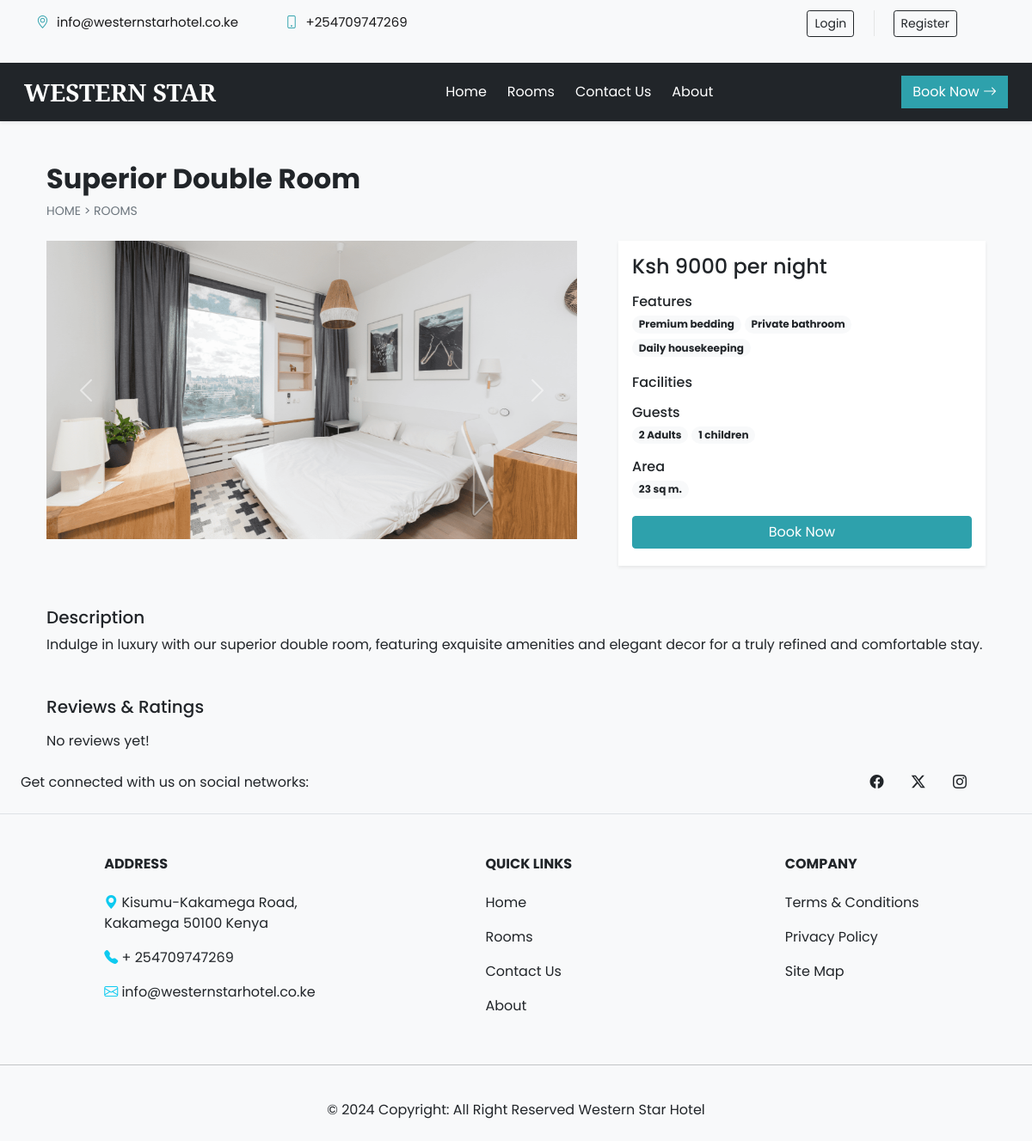
/room_details.php?id=8, run on the app's committed database.
### tables this page shows
CREATE TABLE `contact_details` (
  `sr_no` int(11) NOT NULL,
  `address` varchar(50) NOT NULL,
  `gmap` varchar(100) NOT NULL,
  `pn1` bigint(20) NOT NULL,
  `pn2` bigint(20) NOT NULL,
  `email` varchar(100) NOT NULL,
  `fb` varchar(100) NOT NULL,
  `insta` varchar(100) NOT NULL,
  `tw` varchar(100) NOT NULL,
  `iframe` varchar(300) NOT NULL
);

CREATE TABLE `rooms` (
  `id` int(11) NOT NULL,
  `name` varchar(150) NOT NULL,
  `area` int(11) NOT NULL,
  `price` int(11) NOT NULL,
  `quantity` int(11) NOT NULL,
  `adult` int(11) NOT NULL,
  `children` int(11) NOT NULL,
  `description` varchar(350) NOT NULL,
  `status` tinyint(4) NOT NULL DEFAULT 1,
  `removed` int(11) NOT NULL DEFAULT 0
);

CREATE TABLE `room_images` (
  `sr_no` int(11) NOT NULL,
  `room_id` int(11) NOT NULL,
  `image` varchar(150) NOT NULL,
  `thumb` tinyint(4) NOT NULL DEFAULT 0
);

CREATE TABLE `features` (
  `id` int(11) NOT NULL,
  `name` varchar(50) NOT NULL
);

### admin/inc/db_config.php (called while the page is built, shortened)
<?php
    function select($sql,$values,$datatypes)
    {
        $con = $GLOBALS['con'];
        if($stmt = mysqli_prepare($con,$sql))
        {
            mysqli_stmt_bind_param($stmt,$datatypes,...$values);
            if(mysqli_stmt_execute($stmt)){
                $res = mysqli_stmt_get_result($stmt);
                return $res;
            }
            else{
                mysqli_stmt_close($stmt);
                die("Query cannot be executed - Select");
            }
        }
        else{
            die("Query cannot be prepared - Select");
        }
    }
?>

### room_details.php (the view, shortened to what this page needs)
<!DOCTYPE html>
<html lang="en">
<head>
    <?php require('inc/links.php'); ?>
</head>
<body class="bg-light">
    <?php require('inc/header.php'); ?>
    <?php
        $data = filteration($_GET);
        $room_res = select("SELECT * FROM `rooms` WHERE `id`=? AND `status`=? AND `removed`=?",[$data['id'],1,0],'iii');
        $room_data = mysqli_fetch_assoc($room_res);
    ?>
    <div class="container">
        <div class="row">
            <div class="col-12 my-5 mb-4 px-4">
                <h2 class="fw-bold"><?php echo $room_data['name'] ?></h2>
                <div style="font-size: 14px;">
                    <a href="index.php" class="text-secondary text-decoration-none">HOME</a>
                    <span class="text-secondary"> > </span>
                    <a href="rooms.php" class="text-secondary text-decoration-none">ROOMS</a>
                </div>
            </div>
            <div class="col-lg-7 col-md-12 px-4">
                <div id="roomCarousel" class="carousel slide" data-bs-ride="carousel">
                    <div class="carousel-inner">
                        <?php
                            $room_img = ROOMS_IMG_PATH."thumbnail.jpg";
                            $img_q = mysqli_query($con,"SELECT * FROM `room_images` WHERE `room_id`='$room_data[id]'");
                            if(mysqli_num_rows($img_q)>0)
                            {
                                $active_class = 'active';
                                while($img_res = mysqli_fetch_assoc($img_q))
                                {
                                    echo"
                                    <div class='carousel-item $active_class'>
                                        <img src='".ROOMS_IMG_PATH.$img_res['image']."' class='d-block w-100 rounded-0' alt='room-image'>
                                    </div>
                                    ";
                                    $active_class='';
                                }
                            }
                            else{
                                echo"<div class='carousel-item active'>
                                    <img src='$room_img' class='d-block w-100' alt='room-image'>
                                </div>";
                            }
                        ?>
                    </div>
                    <button class="carousel-control-prev" type="button" data-bs-target="#roomCarousel" data-bs-slide="prev">
                        <span class="carousel-control-prev-icon" aria-hidden="true"></span>
                    </button>
                    <button class="carousel-control-next" type="button" data-bs-target="#roomCarousel" data-bs-slide="next">
                        <span class="carousel-control-next-icon" aria-hidden="true"></span>
                    </button>
                </div>
            </div>
            <div class="col-lg-5 col-md-12 px-4">
                <div class="card mb-4 border-0 shadow-sm rounded-0">
                    <div class="card-body">
                        <?php
                            echo<<<price
                                <h4>Ksh $room_data[price] per night</h4>
                            price;
                            $fea_q = mysqli_query($con,"SELECT f.name FROM `features` f INNER JOIN `room_features` rfea ON f.id = rfea.features_id WHERE rfea.room_id = '$room_data[id]'");
                            $features_data = "";
                            while($fea_row = mysqli_fetch_assoc($fea_q)){
                                $features_data .="<span class='badge rounded-pill bg-light text-dark text-wrap me-1 mb-1'>
                                    $fea_row[name]
                                </span>";
                            }
                            echo<<<features
                                <div class="mb-3">
                                    <h6 class="mb-1">Features</h6>
                                    $features_data
                                </div>
                            features;
                            $facilities_data = "";
                            echo<<<facilities
                                <div class="mb-3">
                                    <h6 class="mb-1">Facilities</h6>
                                    $facilities_data
                                </div>
                            facilities;
                            echo<<<guests
                                <div class="mb-3">
                                    <h6 class="mb-1">Guests</h6>
                                    <span class="badge rounded-pill bg-light text-dark text-wrap">
                                        $room_data[adult] Adults
                                    </span>
                                    <span class="badge rounded-pill bg-light text-dark text-wrap">
                                        $room_data[children] children
                                    </span>
                                </div>
                            guests;
                            echo<<<area
                                <div class="mb-3">
                                    <h6 class="mb-1">Area</h6>
                                    <span class='badge rounded-pill bg-light text-dark text-wrap me-1 mb-1'>
                                        $room_data[area] sq m.
                                    </span>
                                </div>
                            area;
                            if(!$settings_r['shutdown']){
                                $login=0;
                                echo<<<book
                                    <button onclick='checkLoginToBook($login,$room_data[id])' class="btn w-100 text-white custom-bg shadow-none mb-1">Book Now</button>
                                book;
                            }
                        ?>
                    </div>
                </div>
            </div>
            <div class="col-12 mt-4 px-4">
                <div class="mb-5">
                    <h5>Description</h5>
                    <p>
                        <?php echo $room_data['description']?>
                    </p>
                </div>
                <div>
                    <h5 class="mb-3">Reviews & Ratings</h5>
                    <?php
                        $review_q = "SELECT rr.*, uc.name AS uname, r.name AS rname FROM `rating_review` rr
                            INNER JOIN `user_cred` uc ON rr.user_id = uc.id
                            INNER JOIN `rooms` r ON rr.room_id = r.id
                            WHERE rr.room_id = '$room_data[id]'
                            ORDER BY `sr_no` DESC LIMIT 15";
                        $review_res= mysqli_query($con, $review_q);
                        if(mysqli_num_rows($review_res)==0){
                            echo 'No reviews yet!';
                        }
                    ?>
                </div>
            </div>
        </div>
    </div>
    <?php require('inc/footer.php'); ?>
</body>
</html>

### inc/header.php (shortened to what this page needs)
<section>
    <div class="header__top">
        <div class="container">
            <div class="row">
                <div class="col-lg-7">
                    <ul class="header__top__widget">
                        <li><span class="bi bi-geo-alt"></span> <?php echo $contact_r['email'] ?></li>
                        <li><span class="bi bi-phone"></span> +<?php echo $contact_r['pn1'] ?></li>
                    </ul>
                </div>
                <div class="col-lg-5">
                    <div class="header__top__right">
                        <div class="header__top__auth">
                            <ul>
                                <?php
                                    if (isset($_SESSION['login']) && $_SESSION['login'] == true) {
                                        echo <<<data
                                            <li>
                                                <div class="btn-group">
                                                    <button type="button" class="btn btn-outline-dark shadow-none dropdown-toggle" data-bs-toggle="dropdown" data-bs-display="static" aria-expanded="false">
                                                        $_SESSION[uName]
                                                    </button>
                                                    <ul class="dropdown-menu dropdown-menu-lg-end">
                                                        <li><a class="dropdown-item" href="profile.php">Profile</a></li>
                                                        <li><a class="dropdown-item" href="bookings.php">Bookings</a></li>
                                                        <li><a class="dropdown-item" href="logout.php">Logout</a></li>
                                                    </ul>
                                                </div>
                                            </li>
                                        data;
                                    } else {
                                        echo <<<data
                                            <li>
                                                <button type="button" class="btn btn-outline-dark btn-sm shadow-none me-lg-3 me-2" data-bs-toggle="modal" data-bs-target="#loginModal">
                                                    Login
                                                </button>
                                            </li>
                                            <li>
                                                <button type="button" class="btn btn-outline-dark btn-sm shadow-none" data-bs-toggle="modal" data-bs-target="#registerModal">
                                                    Register
                                                </button>
                                            </li>
                                        data;
                                    }
                                ?>
                            </ul>
                        </div>
                    </div>
                </div>
            </div>
        </div>
    </div>
</section>
<nav id="nav-bar" class="navbar navbar-expand-lg navbar-light bg-dark px-lg-3 py-lg-2 shadow-sm sticky-top">
    <div class="container-fluid">
        <a class="navbar-brand me-5 fw-bold fs-3 p-font text-white" href="index.php">WESTERN STAR</a>
        <div class="collapse navbar-collapse" id="navbarSupportedContent">
            <ul class="navbar-nav mx-auto mb-2 mb-lg-0">
                <li class="nav-item">
                <a class="nav-link me-2 text-white" href="index.php">Home</a>
                </li>
                <li class="nav-item">
                <a class="nav-link me-2 text-white" href="rooms.php">Rooms</a>
                </li>
                <li class="nav-item">
                <a class="nav-link me-2 text-white" href="contact.php">Contact Us</a>
                </li>
                <li class="nav-item">
                <a class="nav-link text-white" href="about.php">About</a>
                </li>
            </ul>
            <div class="d-flex">
                <a href="rooms.php" class="btn btn-md custom-bg text-white btn-outline-dark rounded-0 shadow-none">Book Now <i class="bi bi-arrow-right"></i></a>
            </div>
        </div>
    </div>
</nav>

### inc/footer.php (shortened to what this page needs)
<div>
    <footer class="text-center text-lg-start bg-body-tertiary text-dark bg-light">
        <section class="d-flex justify-content-center justify-content-lg-between p-4 border-bottom">
            <div class="me-5 d-none d-lg-block">
                <span>Get connected with us on social networks:</span>
            </div>
            <div>
                <a href="<?php echo $contact_r['fb'] ?>" class="me-4 text-reset">
                    <i class="bi bi-facebook me-1"></i>
                </a>
                <a href="<?php echo $contact_r['tw'] ?>" class="me-4 text-reset">
                    <i class="bi bi-twitter-x me-1"></i>
                </a>
                <a href="<?php echo $contact_r['insta'] ?>" class="me-5 text-reset">
                    <i class="bi bi-instagram me-1"></i>
                </a>
            </div>
        </section>
        <section class="">
            <div class="container text-center text-md-start mt-5">
                <div class="row mt-3">
                    <div class="col-md-4 col-lg-3 col-xl-3 mx-auto mb-md-0 mb-4">
                        <h6 class="text-uppercase fw-bold mb-4">Address</h6>
                        <p><i class="bi bi-geo-alt-fill text-info"></i> <?php echo $contact_r['address'] ?></p>
                        <p><i class="bi bi-telephone-fill text-info"></i> + <?php echo $contact_r['pn1'] ?></p>
                        <p><i class="bi bi-envelope text-info"></i> <?php echo $contact_r['email'] ?></p>
                    </div>
                    <div class="col-md-2 col-lg-2 col-xl-2 mx-auto mb-4">
                        <h6 class="text-uppercase fw-bold mb-4">
                            Quick Links
                        </h6>
                        <p>
                            <a href="index.php" class="text-dark">Home</a>
                        </p>
                        <p>
                            <a href="rooms.php" class="text-dark">Rooms</a>
                        </p>
                        <p>
                            <a href="contact.php" class="text-dark">Contact Us</a>
                        </p>
                        <p>
                            <a href="about.php" class="text-dark">About</a>
                        </p>
                    </div>
                    <div class="col-md-3 col-lg-2 col-xl-2 mx-auto mb-4">
                        <h6 class="text-uppercase fw-bold mb-4">
                            Company
                        </h6>
                        <p>
                            <a href="#!" class="text-dark">Terms & Conditions</a>
                        </p>
                        <p>
                            <a href="#!" class="text-dark">Privacy Policy</a>
                        </p>
                        <p>
                            <a href="#!" class="text-dark">Site Map</a>
                        </p>
                    </div>
                </div>
            </div>
        </section>
        <hr class="my-3">
        <div class="text-center p-4" >
            © 2024 Copyright: All Right Reserved Western Star Hotel
        </div>
    </footer>
</div>

### data on the page
contact_details: email "info@westernstarhotel.co.ke", pn1 "254709747269", address "Kisumu-Kakamega Road, Kakamega 50100 Kenya"
rooms: name "Superior Double Room", price "9000", adult "2", children "1", area "23", description "Indulge in luxury with our superior double room, featuring exquisite amenities and elegant decor for a truly refined and comfortable stay."
room_images: image (picture)
features: name "Premium bedding"
features: name "Private bathroom"
features: name "Daily housekeeping"
